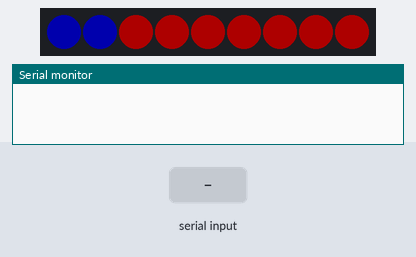
Simulated run of this sketch. Board: ESP8266 (NodeMCU). Shown: 9 RGB LEDs in strip order, left to right, the last lines printed to the serial monitor. The test bench sets the inputs (shaded band). Dim RGB values are drawn brighter than linear.

Above: at 0.4 s.
2.2 s: "0\n" received over Serial
At 2.34 s:
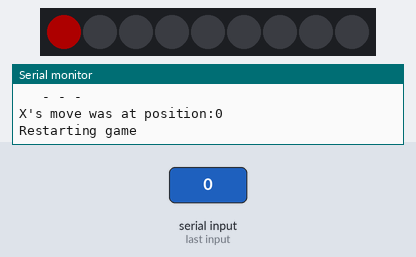
3.9 s: "1\n" received over Serial
At 5.0 s:
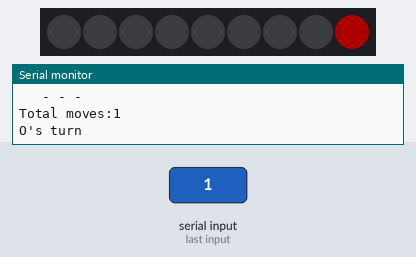
5.4 s: "5\n" received over Serial
At 6.2 s:
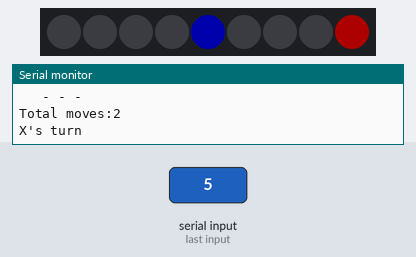
Timing chart, 0 to 8.4 s (numbered marks = the images above; inputs shaded):
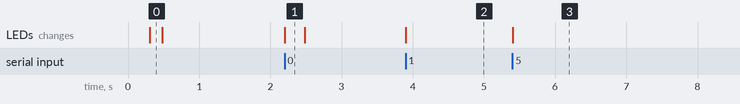

Measured:
- after the input at 2.2 s, the LEDs: change at once (image 1)
- after the input at 3.9 s, the LEDs: change at once (image 2)
- after the input at 5.4 s, the LEDs: change at once (image 3)

The sketch:

tictactoe-ws2812.ino
```cpp
// (licence header left out)
/*
 * Board logicaly set up as:
 * 1 2 3
 * 4 5 6
 * 7 8 9
 *
 * Board technically set up as:
 * 8 3 2
 * 7 4 1
 * 6 5 0
 *
 * 8 ways to win
 * _#1__   _#2__   _#3__   _#4__
 * 1 2 3   1 . .   1 . .   . 2 .
 * . . .   . 5 .   4 . .   . 5 .
 * . . .   . . 9   7 . .   . 8 .
 *
 * _#5__   _#6__   _#7__   _#8__
 * . . 3   . . 3   . . .   . . .
 * . 5 .   . . 6   4 5 6   . . .
 * 7 . .   . . 9   . . .   7 8 9
 *
*/

#include <Adafruit_NeoPixel.h>
#define LED_PIN   D4
#define LED_COUNT 9
Adafruit_NeoPixel strip(LED_COUNT, LED_PIN, NEO_GRB + NEO_KHZ800);

// Define possible colors on the board
uint32_t boardColor[] = {
  strip.Color(  0,   0,   0), // [0] is black (off)
  strip.Color(255,   0,   0), // [1] is red for "X"
  strip.Color(  0,   0, 255), // [2] is blue for "O"
  strip.Color(  0, 255,   0)  // [3] is green for winning color
};

#define BOARD_SIZE 9
#define WINNING_FLASHES 5

int X = 1;
int O = 2;
int winner = 0;     // Placeholder for winner
int turn = X;       // X goes first
int totalMoves = 0; // Number of moves
String player_name[] = {"-", "X", "O"};

// Array to store state of board
int board[9];       // Values: 0=[No move yet], 1=X, 2=O

// Map Logical board to numbering of NeoPixels
// Note: Starts at index 1 to match logical layout
int boardMap[] = {0,8,3,2,7,4,1,6,5,0};

// Define the possible ways to win
int winningStrategy[][3] = {
  {0,0,0}, // Tie game
  {1,2,3},
  {1,5,9},
  {1,4,7},
  {2,5,8},
  {3,5,7},
  {3,6,9},
  {4,5,6},
  {7,8,9}
};

void setup() {

  strip.begin();           // Initialize NeoPixel strip
  strip.show();
  strip.setBrightness(50); // Set BRIGHTNESS (max = 255)

  Serial.begin(115200);    // Initialize the serial port for debugging
  delay(200);              // Quick nap

  startGame();             // Let the games begin
}

void colorWipe(uint32_t color, int wait) {

  for(int i=0; i<strip.numPixels(); i++) {
    strip.setPixelColor(i, color);
    strip.show();
    delay(wait);
  }
}

// Initialize the board for a new game
void startGame() {

  colorWipe(boardColor[1], 10); // Red
  colorWipe(boardColor[2], 10); // Blue
  colorWipe(boardColor[0], 10); // Wipe off with 'black'
  delay(500);

  Serial.println(".....................");
  Serial.println("Shall we play a game?");
  winner = 0;
  turn = 1;
  memset(board,0,sizeof(board));
  totalMoves = 0;
  debugBoard();
}

// Flash the board for a tie or winning game.
void showWinner(int strategy) {

  if (strategy == 0) { // Tie
    Serial.println("Tie game");
  } else {
   if (winner == 1) {
      Serial.println("X is the WINNER!");
    } else {
      Serial.println("O is the WINNER!");
    }
  }

  for (int i = 0; i < WINNING_FLASHES; i++) {
    if (strategy == 0) { // Flash entire board for tie game
      for (int j = 0; j < BOARD_SIZE; j++) {
        strip.setPixelColor(j, boardColor[3]);
      }
    } else { // Just flash the winning spots
      strip.setPixelColor(boardMap[winningStrategy[strategy][0]], boardColor[3]);
      strip.setPixelColor(boardMap[winningStrategy[strategy][1]], boardColor[3]);
      strip.setPixelColor(boardMap[winningStrategy[strategy][2]], boardColor[3]);
    }
    strip.show();
    delay(350);

    for(int i = 0; i < BOARD_SIZE; i++) { // Reset the board to it's original layout
      strip.setPixelColor(i, boardColor[board[i]]);
    }
    strip.show();
    delay(150);
  }
}

// Validate the move against the current board
// and check for a winner or a tie game
void makeMove(int boardPosition) {

  if (board[boardMap[boardPosition]] == turn) {
    Serial.println("You already have that spot! Go Again.");

    return;

  } else if (board[boardMap[boardPosition]] == 0) { // Empty spot - Valid move
    board[boardMap[boardPosition]] = turn;

    strip.setPixelColor(boardMap[boardPosition], boardColor[turn]);
    strip.show();

    debugBoard();

    totalMoves++;
    Serial.println((String)"Total moves:"+totalMoves);

    int winner = checkGame(turn);
    if (winner == -1) { // Game still in progress
      if (turn == X) {
        turn = O;
        Serial.println("O's turn");
      } else {
        turn = X;
        Serial.println("X's turn");
      }
    } else {
      showWinner(winner);  // Flash board for winner
      startGame();  // Start a new game
    }

    return;

  } else {
    Serial.println("Your opponent already has that spot! Try Again.");

    return;
  }
}

// Check if someone has won the game or there is a tie.
// Return the winning strategy (0 for tie) or -1 if game is still in progress.
int checkGame(int player) {

  if (board[boardMap[1]] == player && board[boardMap[2]] == player && board[boardMap[3]] == player) { // 1
    winner = player;
    return 1;
  }
  if (board[boardMap[1]] == player && board[boardMap[5]] == player && board[boardMap[9]] == player) { // 2
    winner = player;
    return 2;
  }
  if (board[boardMap[1]] == player && board[boardMap[4]] == player && board[boardMap[7]] == player) { // 3
    winner = player;
    return 3;
  }

  if (board[boardMap[2]] == player && board[boardMap[5]] == player && board[boardMap[8]] == player) { // 4
    winner = player;
    return 4;
  }

  if (board[boardMap[3]] == player && board[boardMap[5]] == player && board[boardMap[7]] == player) { // 5
    winner = player;
    return 5;
  }
  if (board[boardMap[3]] == player && board[boardMap[6]] == player && board[boardMap[9]] == player) { // 6
    winner = player;
    return 6;
  }

  if (board[boardMap[4]] == player && board[boardMap[5]] == player && board[boardMap[6]] == player)  {
    winner = player;
    return 7;
  }
  if (board[boardMap[7]] == player && board[boardMap[8]] == player && board[boardMap[9]] == player)  {
    winner = player;
    return 8;
  }

  if (totalMoves == BOARD_SIZE) {  // Tie game
    return 0;
  }

  // No winner
  return -1;
}

void debugBoard() {
  Serial.print("   ");
  Serial.print(player_name[board[boardMap[1]]]);
  Serial.print(" ");
  Serial.print(player_name[board[boardMap[2]]]);
  Serial.print(" ");
  Serial.print(player_name[board[boardMap[3]]]);
  Serial.println();
  Serial.print("   ");
  Serial.print(player_name[board[boardMap[4]]]);
  Serial.print(" ");
  Serial.print(player_name[board[boardMap[5]]]);
  Serial.print(" ");
  Serial.print(player_name[board[boardMap[6]]]);
  Serial.println();
  Serial.print("   ");
  Serial.print(player_name[board[boardMap[7]]]);
  Serial.print(" ");
  Serial.print(player_name[board[boardMap[8]]]);
  Serial.print(" ");
  Serial.print(player_name[board[boardMap[9]]]);
  Serial.println();

}
void loop() {

  int input;
  if (Serial.available() > 0) {    // is a character available?
    input = Serial.readStringUntil('\n').toInt();
    Serial.print(player_name[turn]);
    Serial.print("'s move was at position:");
    Serial.print(input);
    Serial.println();
    // check if a valid number was received
    if ((input >= 1) && (input <= BOARD_SIZE)) {
      makeMove(input);
    } else if (input == 0) {
      Serial.println("Restarting game");
      startGame();  // Start a new game
    } else {
      Serial.println("Invalid move");
    }
  }
}
```
